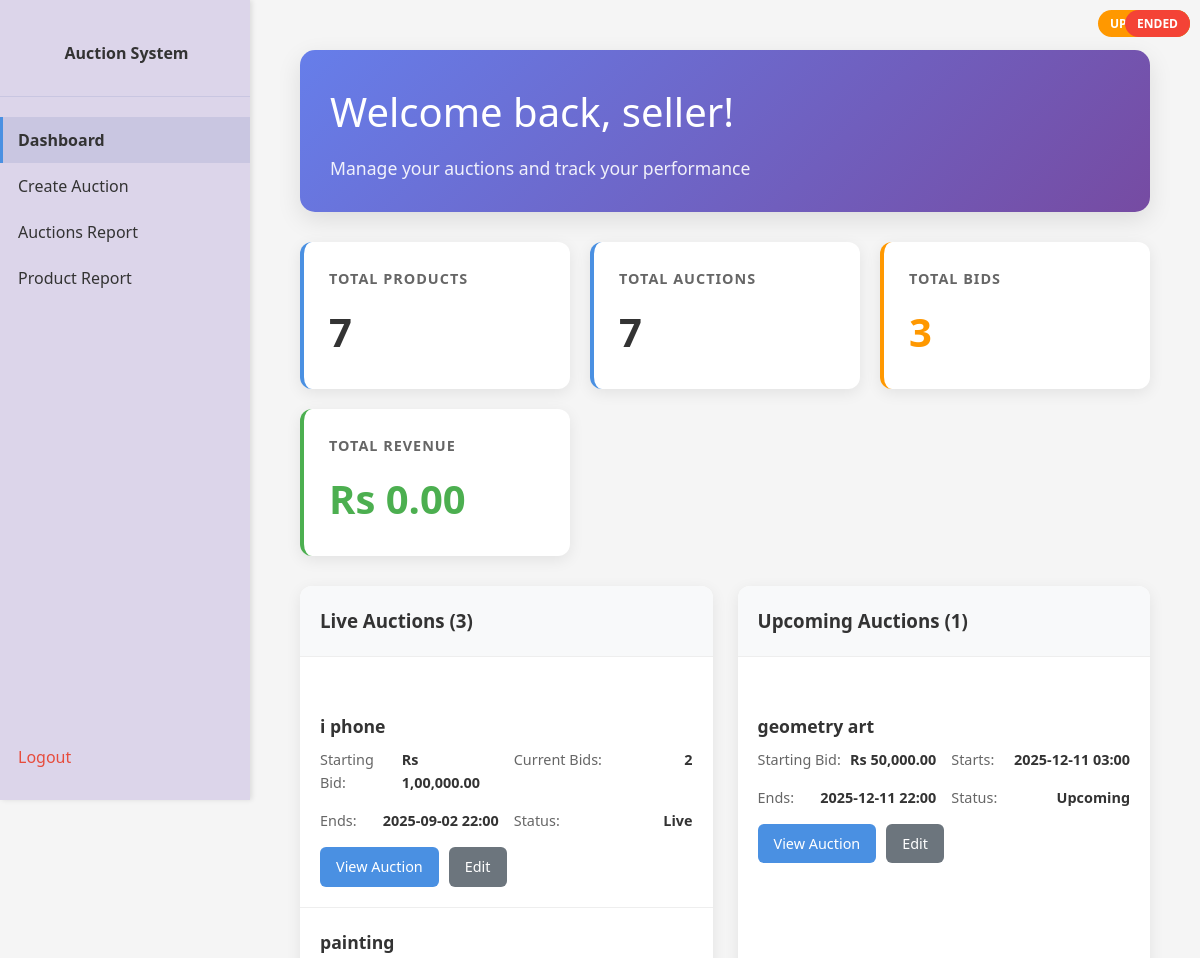
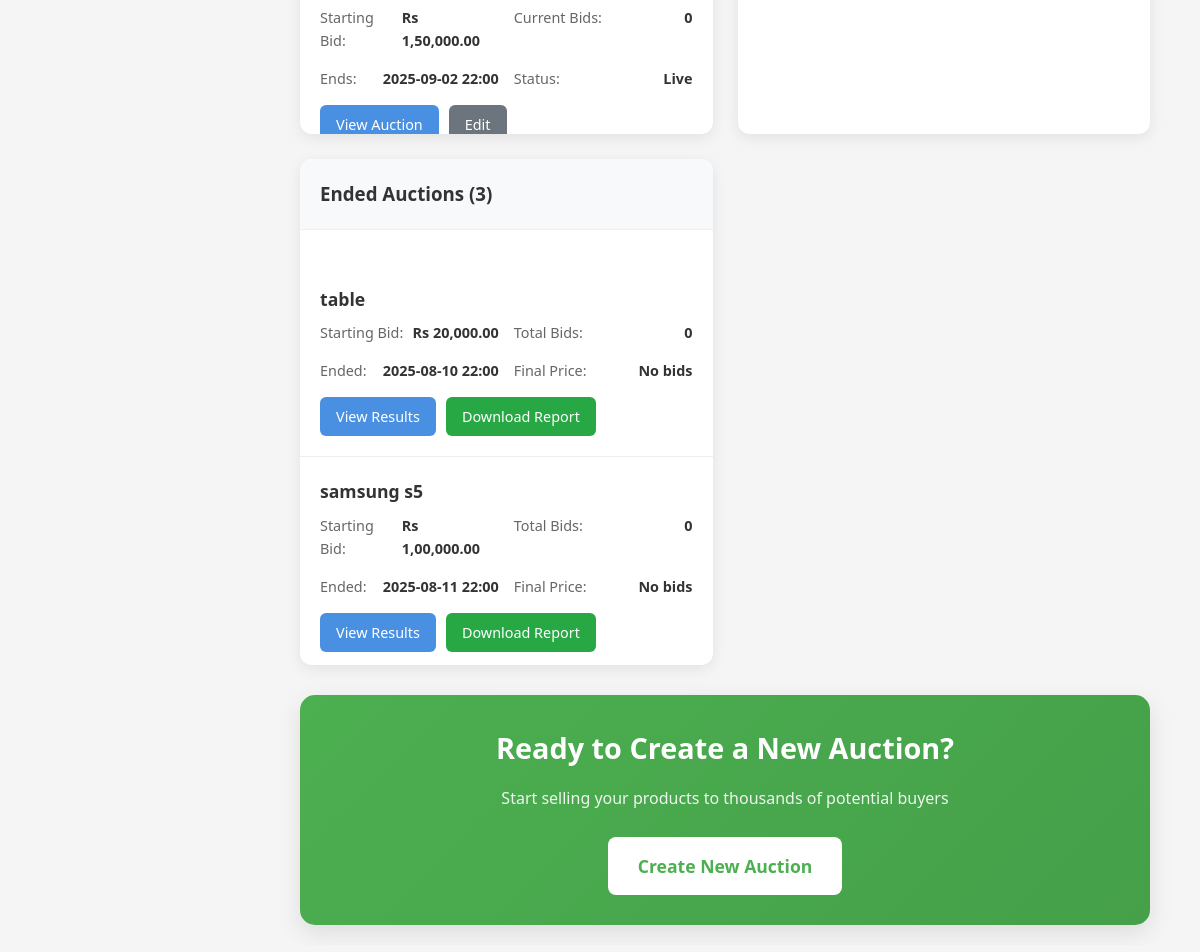
Screenshot of /seller/dashboard (signed in) with the database file from the repository (2 pictures, top to bottom).
### app/models.py (models this page shows, shortened)
class Auction(db.Model):
    __tablename__ = 'auctions'
    id = db.Column(db.Integer, primary_key=True)
    product_id = db.Column(db.Integer, db.ForeignKey('products.id'), nullable=False)
    start_date = db.Column(db.DateTime, nullable=False)
    end_date = db.Column(db.DateTime, nullable=False)
    type = db.Column(db.String(20), nullable=False, default='auction')  # auction, buy_now, etc.
    created_at = db.Column(db.DateTime, default=datetime.utcnow)
    bids = db.relationship('Bid', backref='auction', lazy=True)
    result = db.relationship('AuctionResult', backref='auction', uselist=False, lazy=True)
    @property
    def status(self):
        now = datetime.now()  # Use local time instead of UTC
        if now < self.start_date:
            return 'upcoming'
        elif now >= self.start_date and now < self.end_date:
            return 'live'
        else:
            return 'ended'

class Product(db.Model):
    __tablename__ = 'products'
    id = db.Column(db.Integer, primary_key=True)
    name = db.Column(db.String(200), nullable=False)
    starting_bid = db.Column(db.Float, nullable=False)
    reserve_price = db.Column(db.Float, nullable=True)
    description = db.Column(db.Text, nullable=True)
    keywords = db.Column(db.String(255), nullable=True)
    minimum_interval = db.Column(db.Float, nullable=False, default=1.0)  # Minimum bid increment
    category_id = db.Column(db.Integer, db.ForeignKey('categories.id'), nullable=False)
    subcategory_id = db.Column(db.Integer, db.ForeignKey('subcategories.id'), nullable=False)
    seller_id = db.Column(db.Integer, db.ForeignKey('users.id'), nullable=False)
    image_url = db.Column(db.String(255), nullable=True)  # Store the path to the uploaded image
    created_at = db.Column(db.DateTime, default=datetime.now)
    auctions = db.relationship('Auction', backref='product', lazy=True)

### app/seller.py (the view)
@seller.route('/seller/dashboard')
@login_required
@role_required('seller')
def seller_dashboard():
    seller_id = session['user_id']
    products = Product.query.filter_by(seller_id=seller_id).all()
    auctions = []
    for product in products:
        for auction in product.auctions:
            auctions.append(auction)
    live_auctions = []
    upcoming_auctions = []
    ended_auctions = []
    for auction in auctions:
        if auction.status == 'live':
            live_auctions.append(auction)
        elif auction.status == 'upcoming':
            upcoming_auctions.append(auction)
        else:  # ended
            ended_auctions.append(auction)
    total_products = len(products)
    total_auctions = len(auctions)
    total_bids = sum(len(auction.bids) for auction in auctions)
    total_revenue = 0
    for auction in ended_auctions:
        if auction.bids:
            highest_bid = max(auction.bids, key=lambda x: x.bid_amount)
            total_revenue += highest_bid.bid_amount
            auction.highest_bid = highest_bid
        else:
            auction.highest_bid = None
    return render_template('seller_dashboard.html',
                         products=products,
                         live_auctions=live_auctions,
                         upcoming_auctions=upcoming_auctions,
                         ended_auctions=ended_auctions,
                         total_products=total_products,
                         total_auctions=total_auctions,
                         total_bids=total_bids,
                         total_revenue=total_revenue,
                         format_indian_currency=format_indian_currency)

### app/templates/seller_dashboard.html (shortened to what this page needs)
<!DOCTYPE html>
<html>
<head>
    <link rel="stylesheet" href="{{ url_for('static', filename='style.css') }}">
</head>
<body>
    <div class="sidenav">
        <div class="brand">
            <a href="{{ url_for('main.home') }}">Auction System</a>
        </div>
        <a href="{{ url_for('seller.seller_dashboard') }}" class="active">Dashboard</a>
        <a href="{{ url_for('seller.create_auction') }}">Create Auction</a>
        <a href="#">Auctions Report</a>
        <a href="#">Product Report</a>
        <div class="logout">
            <a href="{{ url_for('auth.logout') }}">Logout</a>
        </div>
    </div>
    <div class="content">
        <div class="dashboard-container">
            <div class="welcome-section">
                <h1>Welcome back, {{ session.get('username', 'Seller') }}!</h1>
                <p>Manage your auctions and track your performance</p>
            </div>
            <div class="stats-grid">
                <div class="stat-card">
                    <h3>Total Products</h3>
                    <p class="stat-number">{{ total_products }}</p>
                </div>
                <div class="stat-card">
                    <h3>Total Auctions</h3>
                    <p class="stat-number">{{ total_auctions }}</p>
                </div>
                <div class="stat-card bids">
                    <h3>Total Bids</h3>
                    <p class="stat-number">{{ total_bids }}</p>
                </div>
                <div class="stat-card revenue">
                    <h3>Total Revenue</h3>
                    <p class="stat-number">{{ format_indian_currency(total_revenue) }}</p>
                </div>
            </div>
            <div class="auctions-section">
                <div class="auction-category">
                    <div class="auction-header">
                        <h3>
                            Live Auctions ({{ live_auctions|length }})
                        </h3>
                    </div>
                    <div class="auction-list">
                        {% if live_auctions %}
                            {% for auction in live_auctions %}
                            <div class="auction-item">
                                <div class="auction-title">{{ auction.product.name }}</div>
                                <div class="auction-details">
                                    <div class="auction-detail">
                                        <span>Starting Bid:</span>
                                        <strong>{{ format_indian_currency(auction.product.starting_bid) }}</strong>
                                    </div>
                                    <div class="auction-detail">
                                        <span>Current Bids:</span>
                                        <strong>{{ auction.bids|length }}</strong>
                                    </div>
                                    <div class="auction-detail">
                                        <span>Ends:</span>
                                        <strong>{{ auction.end_date.strftime('%Y-%m-%d %H:%M') }}</strong>
                                    </div>
                                    <div class="auction-detail">
                                        <span>Status:</span>
                                        <strong>{{ auction.status|title }}</strong>
                                    </div>
                                </div>
                                <div class="auction-actions">
                                    <a href="{{ url_for('main.view_auction', auction_id=auction.id) }}" class="btn-small btn-primary">View Auction</a>
                                    <a href="#" class="btn-small btn-secondary">Edit</a>
                                </div>
                            </div>
                            {% endfor %}
                        {% else %}
                            <div class="empty-state">
                                <h3>No Live Auctions</h3>
                                <p>You don't have any live auctions at the moment.</p>
                            </div>
                        {% endif %}
                    </div>
                </div>
                <div class="auction-category">
                    <div class="auction-header">
                        <h3>
                            <span class="status-badge upcoming">Upcoming</span>
                            Upcoming Auctions ({{ upcoming_auctions|length }})
                        </h3>
                    </div>
                    <div class="auction-list">
                        {% if upcoming_auctions %}
                            {% for auction in upcoming_auctions %}
                            <div class="auction-item">
                                <div class="auction-title">{{ auction.product.name }}</div>
                                <div class="auction-details">
                                    <div class="auction-detail">
                                        <span>Starting Bid:</span>
                                        <strong>{{ format_indian_currency(auction.product.starting_bid) }}</strong>
                                    </div>
                                    <div class="auction-detail">
                                        <span>Starts:</span>
                                        <strong>{{ auction.start_date.strftime('%Y-%m-%d %H:%M') }}</strong>
                                    </div>
                                    <div class="auction-detail">
                                        <span>Ends:</span>
                                        <strong>{{ auction.end_date.strftime('%Y-%m-%d %H:%M') }}</strong>
                                    </div>
                                    <div class="auction-detail">
                                        <span>Status:</span>
                                        <strong>{{ auction.status|title }}</strong>
                                    </div>
                                </div>
                                <div class="auction-actions">
                                    <a href="{{ url_for('main.view_auction', auction_id=auction.id) }}" class="btn-small btn-primary">View Auction</a>
                                    <a href="#" class="btn-small btn-secondary">Edit</a>
                                </div>
                            </div>
                            {% endfor %}
                        {% else %}
                            <div class="empty-state">
                                <h3>No Upcoming Auctions</h3>
                                <p>You don't have any upcoming auctions.</p>
                            </div>
                        {% endif %}
                    </div>
                </div>
                <div class="auction-category">
                    <div class="auction-header">
                        <h3>
                            <span class="status-badge ended">Ended</span>
                            Ended Auctions ({{ ended_auctions|length }})
                        </h3>
                    </div>
                    <div class="auction-list">
                        {% if ended_auctions %}
                            {% for auction in ended_auctions %}
                            <div class="auction-item">
                                <div class="auction-title">{{ auction.product.name }}</div>
                                <div class="auction-details">
                                    <div class="auction-detail">
                                        <span>Starting Bid:</span>
                                        <strong>{{ format_indian_currency(auction.product.starting_bid) }}</strong>
                                    </div>
                                    <div class="auction-detail">
                                        <span>Total Bids:</span>
                                        <strong>{{ auction.bids|length }}</strong>
                                    </div>
                                    <div class="auction-detail">
                                        <span>Ended:</span>
                                        <strong>{{ auction.end_date.strftime('%Y-%m-%d %H:%M') }}</strong>
                                    </div>
                                    <div class="auction-detail">
                                        <span>Final Price:</span>
                                        <strong>
                                            {% if auction.highest_bid %}
                                                {{ format_indian_currency(auction.highest_bid.bid_amount) }}
                                            {% else %}
                                                No bids
                                            {% endif %}
                                        </strong>
                                    </div>
                                </div>
                                <div class="auction-actions">
                                    <a href="{{ url_for('main.view_auction', auction_id=auction.id) }}" class="btn-small btn-primary">View Results</a>
                                    <a href="#" class="btn-small btn-success">Download Report</a>
                                </div>
                            </div>
                            {% endfor %}
                        {% else %}
                            <div class="empty-state">
                                <h3>No Ended Auctions</h3>
                                <p>You don't have any ended auctions yet.</p>
                            </div>
                        {% endif %}
                    </div>
                </div>
            </div>
            <div class="create-auction-section">
                <h2>Ready to Create a New Auction?</h2>
                <p>Start selling your products to thousands of potential buyers</p>
                <a href="{{ url_for('seller.create_auction') }}" class="btn-large">Create New Auction</a>
            </div>
        </div>
    </div>
</body>
</html>

### rows the page displays
Auction: product.name "i phone", bids|length "2", end_date "2025-09-02 22:00", status "Live"
Product: starting_bid "Rs 1,00,000.00"
Auction: product.name "painting", bids|length "0", end_date "2025-09-02 22:00", status "Live"
Product: starting_bid "Rs 1,50,000.00"
Auction: product.name "geometry art", start_date "2025-12-11 03:00", end_date "2025-12-11 22:00", status "Upcoming"
Product: starting_bid "Rs 50,000.00"
Auction: product.name "table", bids|length "0", end_date "2025-08-10 22:00"
Product: starting_bid "Rs 20,000.00"
Auction: product.name "samsung s5", bids|length "0", end_date "2025-08-11 22:00"
Product: starting_bid "Rs 1,00,000.00"

### other values shown
{{ session.get('username', 'Seller') }} "seller"
{{ total_products }} "7"
{{ total_auctions }} "7"
{{ total_bids }} "3"
{{ live_auctions|length }} "3"
{{ upcoming_auctions|length }} "1"
{{ ended_auctions|length }} "3"
